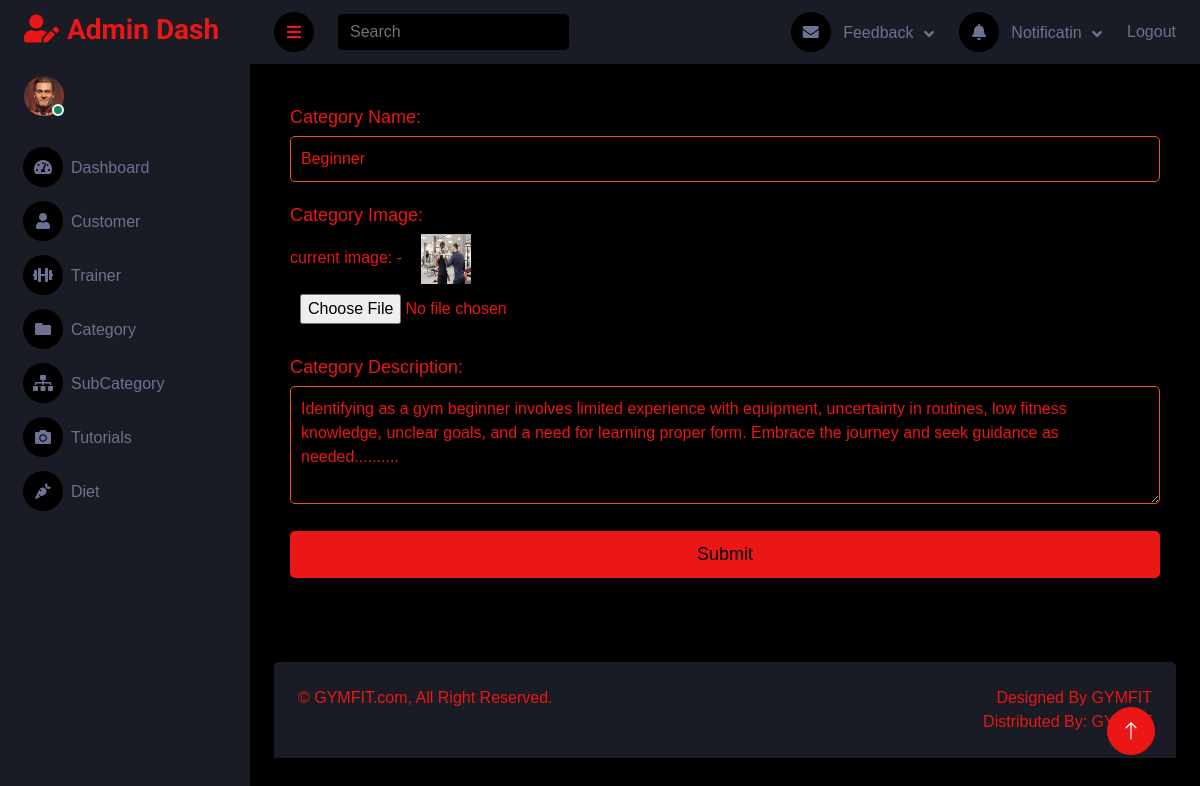
The page /nadmin/catedit/1/ on the database its author committed.
### homeapp/models.py (models this page shows, shortened)
class Tbl_Category(models.Model):
    category_name = models.CharField(max_length=50)
    category_desc = models.TextField()
    category_image = models.ImageField(upload_to='category_image')

### adminapp/views.py (the view, shortened to what this page needs)
# urls.py: path('catedit/<int:cid>/',views.catedit,name='catedit'),
def catedit(request, cid):
    cus = Tbl_Category.objects.get(id=cid)
    return render(request, 'categoryedit.html', {'cus': cus})

### homeapp/context_processor.py (called while the page is built)
def trainer(request):
    trainer = Tbl_Trainer.objects.filter(trainer_approval=True,trainer_status=True)
    return {
        'trainer':trainer
    }

### templates/categoryedit.html (shortened to what this page needs)
{% extends 'adminbase.html' %}
{% block content %}
<!DOCTYPE html>
<html lang="en">
<head>
</head>
<body>
    <div class="category-form">
        <form action="" method="post" enctype="multipart/form-data">
            <div class="form-group">
                <label for="categoryName">Category Name:</label>
                <input type="text" id="categoryName" name="cname" value="{{cus.category_name}}" required autofocus>
            </div>
            <div class="form-group">
                <label>Category Image:</label>
                current image: -
                <img src="{{cus.category_image.url}}" width="50px" height="50px" style="margin-left:15px;">
                <input type="file" name="cimage" required/>
            </div>
            <div class="form-group">
                <label for="categoryDescription">Category Description:</label>
                <textarea id="categoryDescription" name="cdesc" rows="4">{{cus.category_desc}}...</textarea>
            </div>
            <div class="form-group">
                <input type="submit" value="Submit" style="background-color: #EB1616;">
            </div>
        </form>
    </div>
</body>
</html>
{% endblock %}

### static/dash/css/style.css (style rules this page uses)
:root { --primary: #EB1616; --secondary: #191C24; --light: #6C7293; --dark: #000000; }

### templates/categoryedit.html (style rules this page uses)
body { background-color: #000; color: #EB1616; font-family: Arial, sans-serif; margin: 0; padding: 0; box-sizing: border-box; }
.category-form { background-color: #000; padding: 20px; margin: 20px; border-radius: 10px; text-align: center; }
.form-group { margin-bottom: 20px; text-align: left; }
.form-group label { display: block; font-size: 18px; margin-bottom: 5px; }
.form-group input, .form-group textarea { width: 100%; padding: 10px; font-size: 16px; border: 1px solid #F4560F; border-radius: 5px; background-color: #000; color: #EB1616; }
.form-group input[type="file"] { border: none; background-color: transparent; color: #EB1616; }
.form-group input[type="submit"] { background-color: #FFA500; color: #000; cursor: pointer; font-size: 18px; padding: 10px 20px; border: none; border-radius: 5px; }

### rows shown on the page
Tbl_Category: cname "Beginner", category_image (picture), cdesc "Identifying as a gym beginner involves limited experience with equipment, uncertainty in routines, low fitness knowledge, unclear goals, and a need for learning proper form. Embrace the journey and seek guidance as needed.........."
